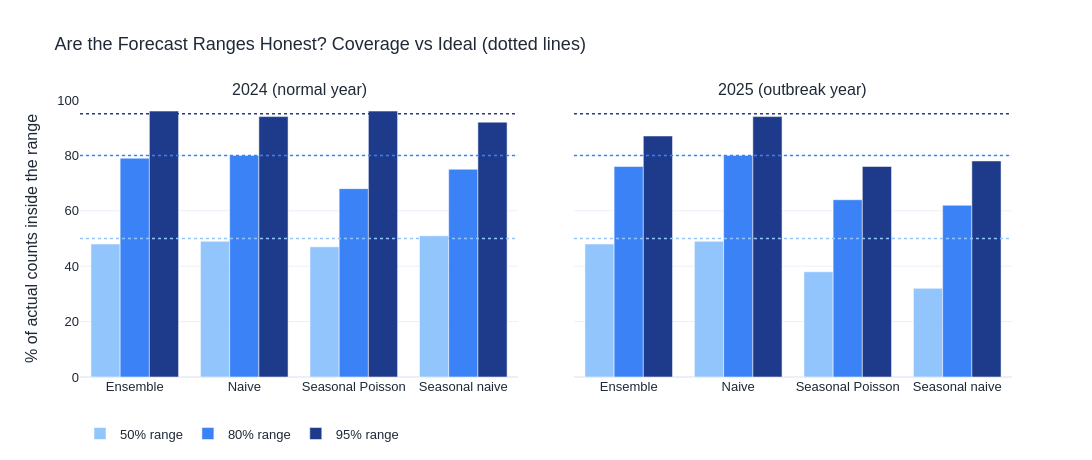

The code cell stored with this chart in its notebook:
### Markdown cell above
## Step 5 — Prediction Intervals, Coverage and the Weighted Interval Score

Each method's 50%, 80% and 95% ranges are built from the spread of its own past errors at the same horizon, using only errors known at the forecast date (at least 26). Ranges are judged by coverage (the share of actual counts falling inside; ideally 50%, 80% and 95%) and by the weighted interval score (WIS), the standard scoring rule of the US and European COVID-19 Forecast Hubs, which rewards ranges that are both narrow and correct.

### Code cell
# Lesson 19 — Step 5: Forecast ranges (prediction intervals) and whether they can be trusted
quantile_levels = [0.025, 0.10, 0.25, 0.75, 0.90, 0.975]
fc["log_error"] = np.log((fc["actual"] + 1) / (fc["pred"] + 1))

def add_intervals(df):
    """Empirical intervals: spread of each method's own PAST errors at the same horizon.
    Only errors already known at the forecast date are used (no peeking at the future)."""
    out = []
    for (model, h), g in df.groupby(["model", "horizon"]):
        g = g.sort_values("origin")
        for _, row in g.iterrows():
            past = g.loc[g["target"] <= row["origin"], "log_error"]
            if len(past) < 26:                                   # need about 6 months of errors
                continue
            bounds = (row["pred"] + 1) * np.exp(np.quantile(past, quantile_levels)) - 1
            out.append({**row.to_dict(), **dict(zip(["lo95", "lo80", "lo50", "hi50", "hi80", "hi95"],
                                                    np.clip(bounds, 0, None)))})
    return pd.DataFrame(out)

iv = add_intervals(fc)
iv = iv[iv["period"] != "2023 (warm-up)"]

def interval_score(lo, hi, y, alpha):
    return (hi - lo) + (2 / alpha) * np.clip(lo - y, 0, None) + (2 / alpha) * np.clip(y - hi, 0, None)

# Weighted interval score (WIS): the standard scoring rule of the US and European COVID-19 Forecast Hubs
iv["WIS"] = (0.5 * (iv["pred"] - iv["actual"]).abs()
             + 0.05 / 2 * interval_score(iv["lo95"], iv["hi95"], iv["actual"], 0.05)
             + 0.20 / 2 * interval_score(iv["lo80"], iv["hi80"], iv["actual"], 0.20)
             + 0.50 / 2 * interval_score(iv["lo50"], iv["hi50"], iv["actual"], 0.50)) / 3.5
for level, lo, hi in [(50, "lo50", "hi50"), (80, "lo80", "hi80"), (95, "lo95", "hi95")]:
    iv[f"inside_{level}%"] = (iv["actual"] >= iv[lo]) & (iv["actual"] <= iv[hi])

calibration = (iv.groupby(["period", "model"])[["inside_50%", "inside_80%", "inside_95%", "WIS"]]
               .mean().round(2))
calibration[["inside_50%", "inside_80%", "inside_95%"]] *= 100
print("INTERVAL COVERAGE (% of actual counts inside each range; ideal = 50 / 80 / 95) AND WIS (lower = better):")
display(calibration.round(1))

# --- Figure: are the ranges honest? Coverage against the ideal levels ---
short = {"Naive (last week)": "Naive", "Seasonal naive (same week last year)": "Seasonal naive",
         "Seasonal Poisson regression": "Seasonal Poisson", "Ensemble (naive + seasonal Poisson)": "Ensemble"}
cov = calibration.reset_index()
fig = make_subplots(rows=1, cols=2, shared_yaxes=True, horizontal_spacing=0.06,
                    subplot_titles=("2024 (normal year)", "2025 (outbreak year)"))
for col, period in enumerate(["2024 (normal year)", "2025 (outbreak year)"], start=1):
    d = cov[cov["period"] == period]
    for level, colour in [(50, "#93C5FD"), (80, "#3B82F6"), (95, "#1E3A8A")]:
        fig.add_trace(go.Bar(x=d["model"].map(short), y=d[f"inside_{level}%"], name=f"{level}% range",
                             marker_color=colour, showlegend=(col == 1), legendgroup=str(level),
                             customdata=d["WIS"],
                             hovertemplate=(f"<b>%{{x}}</b><br>Inside the {level}% range: <b>%{{y:.0f}}%</b>"
                                            f" (ideal {level}%)<br>WIS: %{{customdata:.1f}}<extra></extra>")),
                      row=1, col=col)
        fig.add_hline(y=level, line_dash="dot", line_color=colour, line_width=1.5, row=1, col=col)
fig.update_layout(**HOUSE, title="Are the Forecast Ranges Honest? Coverage vs Ideal (dotted lines)",
                  height=460, width=1100, barmode="group", yaxis_title="% of actual counts inside the range",
                  legend=dict(orientation="h", yanchor="top", y=-0.15, xanchor="left", x=0))
fig.update_yaxes(range=[0, 100])
fig.show()

### Figure 1 — Plotly figure (JSON) as saved in the notebook; plotly's stock layout.template omitted (floating-point values rounded to 4 significant figures)
{"data": [{"customdata": [14.91, 21.15, 12.17, 15.96], "hovertemplate": "<b>%{x}</b><br>Inside the 50% range: <b>%{y:.0f}%</b> (ideal 50%)<br>WIS: %{customdata:.1f}<extra></extra>", "legendgroup": "50", "marker": {"color": "#93C5FD"}, "name": "50% range", "showlegend": true, "type": "bar", "x": ["Ensemble", "Naive", "Seasonal Poisson", "Seasonal naive"], "xaxis": "x", "y": [48.0, 49.0, 47.0, 51.0], "yaxis": "y"}, {"customdata": [14.91, 21.15, 12.17, 15.96], "hovertemplate": "<b>%{x}</b><br>Inside the 80% range: <b>%{y:.0f}%</b> (ideal 80%)<br>WIS: %{customdata:.1f}<extra></extra>", "legendgroup": "80", "marker": {"color": "#3B82F6"}, "name": "80% range", "showlegend": true, "type": "bar", "x": ["Ensemble", "Naive", "Seasonal Poisson", "Seasonal naive"], "xaxis": "x", "y": [79.0, 80.0, 68.0, 75.0], "yaxis": "y"}, {"customdata": [14.91, 21.15, 12.17, 15.96], "hovertemplate": "<b>%{x}</b><br>Inside the 95% range: <b>%{y:.0f}%</b> (ideal 95%)<br>WIS: %{customdata:.1f}<extra></extra>", "legendgroup": "95", "marker": {"color": "#1E3A8A"}, "name": "95% range", "showlegend": true, "type": "bar", "x": ["Ensemble", "Naive", "Seasonal Poisson", "Seasonal naive"], "xaxis": "x", "y": [96.0, 94.0, 96.0, 92.0], "yaxis": "y"}, {"customdata": [24.34, 26.5, 42.63, 48.61], "hovertemplate": "<b>%{x}</b><br>Inside the 50% range: <b>%{y:.0f}%</b> (ideal 50%)<br>WIS: %{customdata:.1f}<extra></extra>", "legendgroup": "50", "marker": {"color": "#93C5FD"}, "name": "50% range", "showlegend": false, "type": "bar", "x": ["Ensemble", "Naive", "Seasonal Poisson", "Seasonal naive"], "xaxis": "x2", "y": [48.0, 49.0, 38.0, 32.0], "yaxis": "y2"}, {"customdata": [24.34, 26.5, 42.63, 48.61], "hovertemplate": "<b>%{x}</b><br>Inside the 80% range: <b>%{y:.0f}%</b> (ideal 80%)<br>WIS: %{customdata:.1f}<extra></extra>", "legendgroup": "80", "marker": {"color": "#3B82F6"}, "name": "80% range", "showlegend": false, "type": "bar", "x": ["Ensemble", "Naive", "Seasonal Poisson", "Seasonal naive"], "xaxis": "x2", "y": [76.0, 80.0, 64.0, 62.0], "yaxis": "y2"}, {"customdata": [24.34, 26.5, 42.63, 48.61], "hovertemplate": "<b>%{x}</b><br>Inside the 95% range: <b>%{y:.0f}%</b> (ideal 95%)<br>WIS: %{customdata:.1f}<extra></extra>", "legendgroup": "95", "marker": {"color": "#1E3A8A"}, "name": "95% range", "showlegend": false, "type": "bar", "x": ["Ensemble", "Naive", "Seasonal Poisson", "Seasonal naive"], "xaxis": "x2", "y": [87.0, 94.0, 76.0, 78.0], "yaxis": "y2"}], "layout": {"annotations": [{"font": {"size": 16}, "showarrow": false, "text": "2024 (normal year)", "x": 0.235, "xanchor": "center", "xref": "paper", "y": 1.0, "yanchor": "bottom", "yref": "paper"}, {"font": {"size": 16}, "showarrow": false, "text": "2025 (outbreak year)", "x": 0.765, "xanchor": "center", "xref": "paper", "y": 1.0, "yanchor": "bottom", "yref": "paper"}], "barmode": "group", "font": {"color": "#1F2937", "family": "Arial", "size": 13}, "height": 460, "hoverlabel": {"bgcolor": "white", "bordercolor": "#9CA3AF", "font": {"color": "#111827", "size": 12}}, "legend": {"orientation": "h", "x": 0, "xanchor": "left", "y": -0.15, "yanchor": "top"}, "shapes": [{"line": {"color": "#93C5FD", "dash": "dot", "width": 1.5}, "type": "line", "x0": 0, "x1": 1, "xref": "x domain", "y0": 50, "y1": 50, "yref": "y"}, {"line": {"color": "#3B82F6", "dash": "dot", "width": 1.5}, "type": "line", "x0": 0, "x1": 1, "xref": "x domain", "y0": 80, "y1": 80, "yref": "y"}, {"line": {"color": "#1E3A8A", "dash": "dot", "width": 1.5}, "type": "line", "x0": 0, "x1": 1, "xref": "x domain", "y0": 95, "y1": 95, "yref": "y"}, {"line": {"color": "#93C5FD", "dash": "dot", "width": 1.5}, "type": "line", "x0": 0, "x1": 1, "xref": "x2 domain", "y0": 50, "y1": 50, "yref": "y2"}, {"line": {"color": "#3B82F6", "dash": "dot", "width": 1.5}, "type": "line", "x0": 0, "x1": 1, "xref": "x2 domain", "y0": 80, "y1": 80, "yref": "y2"}, {"line": {"color": "#1E3A8A", "dash": "dot", "width": 1.5}, "type": "line", "x0": 0, "x1": 1, "xref": "x2 domain", "y0": 95, "y1": 95, "yref": "y2"}], "title": {"text": "Are the Forecast Ranges Honest? Coverage vs Ideal (dotted lines)"}, "width": 1100, "xaxis": {"anchor": "y", "domain": [0.0, 0.47]}, "xaxis2": {"anchor": "y2", "domain": [0.53, 1.0]}, "yaxis": {"anchor": "x", "domain": [0.0, 1.0], "range": [0, 100], "title": {"text": "% of actual counts inside the range"}}, "yaxis2": {"anchor": "x2", "domain": [0.0, 1.0], "matches": "y", "range": [0, 100], "showticklabels": false}}}
